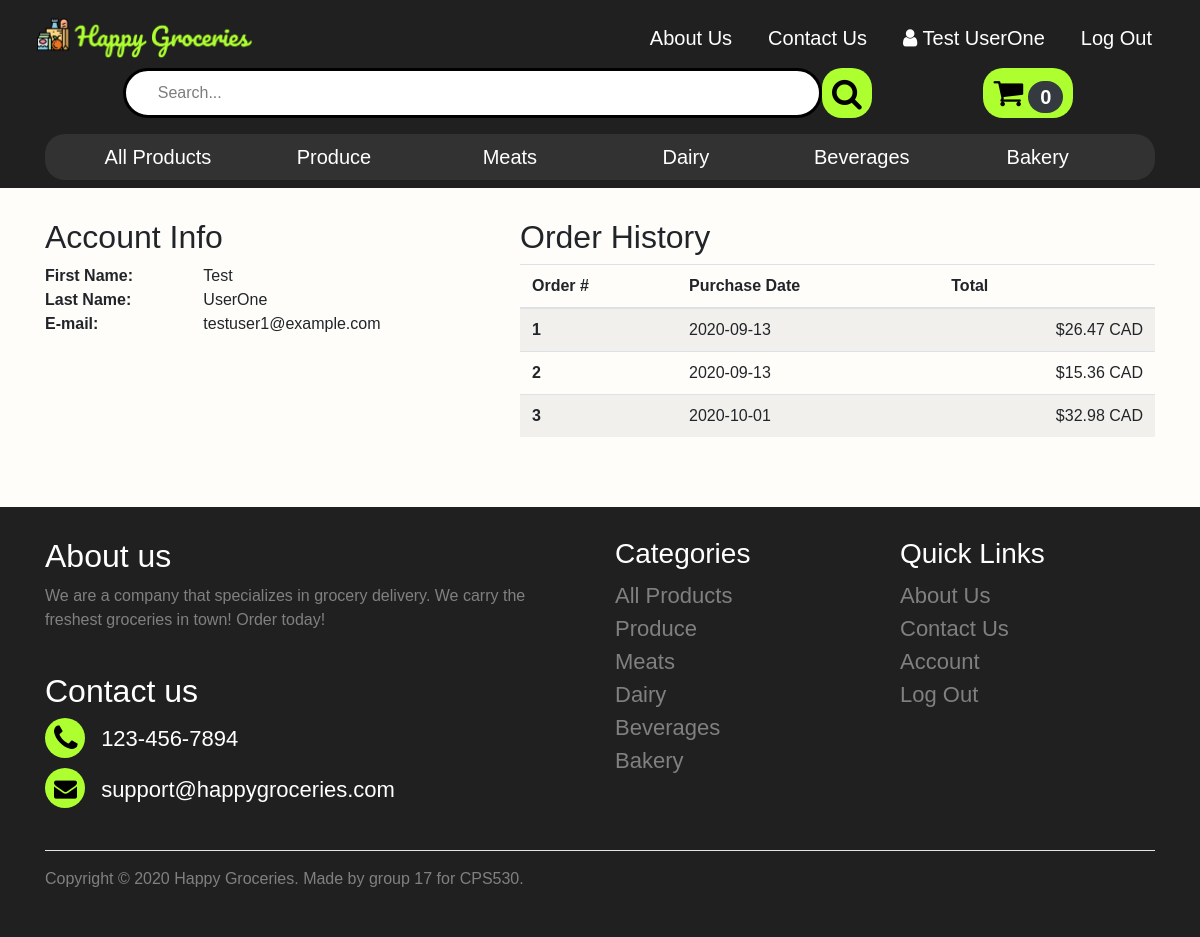
Screenshot of /index.php?page=account (signed in) with the database file from the repository.
### tables this page shows
CREATE TABLE Orders (
    id INT NOT NULL AUTO_INCREMENT PRIMARY KEY,
    email VARCHAR(100) NOT NULL,
    purchase_date DATE NOT NULL,
    total FLOAT NOT NULL
);

### public/account.php (the view, shortened to what this page needs)
<?php
$order_results = mysqli_query($conn, "SELECT * FROM Orders WHERE email='{$_SESSION['user']['email']}'");
?>
<div class="container custom-page" style="min-height: 0px;">
    <div class="row">
        <div class="col-5">
            <h2>Account Info</h2>
            <div class="row">
                <div class="col-4"><b>First Name:</b></div>
                <div class="col"><?= "{$_SESSION['user']['fname']}" ?></div>
            </div>
            <div class="row">
                <div class="col-4"><b>Last Name:</b></div>
                <div class="col"><?= "{$_SESSION['user']['lname']}" ?></div>
            </div>
            <div class="row">
                <div class="col-4"><b>E-mail:</b></div>
                <div class="col"><?= $_SESSION['user']['email'] ?></div>
            </div>
        </div>
        <div class="col">
            <h2>Order History</h2>
            <?php if (mysqli_num_rows($order_results) === 0) : ?>
                <b>No orders exist</b>
            <?php else : ?>
                <table class="table table-striped">
                    <thead>
                        <tr>
                            <th scope="col">Order #</th>
                            <th scope="col">Purchase Date</th>
                            <th scope="col">Total</th>
                        </tr>
                    </thead>
                    <tbody>
                        <?php while ($row = mysqli_fetch_assoc($order_results)) : ?>
                            <tr>
                                <th scope="row"><?= $row['id'] ?></th>
                                <td><?= $row['purchase_date'] ?></td>
                                <td style="text-align: right;">$<?= $row['total'] ?> CAD</td>
                            </tr>
                        <?php endwhile; ?>
                    </tbody>
                </table>
            <?php endif; ?>
        </div>
    </div>
    <br>
</div>

### templates/header.php (shortened to what this page needs)
    <head>
        <?php
        $assetPath = "assets";
        $templatePath = "../templates";
        ?>
        <link rel="stylesheet" href="https://cdn.jsdelivr.net/npm/bootstrap@4.5.3/dist/css/bootstrap.min.css">
        <link rel="stylesheet" href="https://cdnjs.cloudflare.com/ajax/libs/font-awesome/4.7.0/css/font-awesome.min.css">
        <link rel="stylesheet" href="<?= $assetPath?>/css/style.css">
    </head>
    <body>
        <?php include "$templatePath/navigation.php"?>
    </body>
</html>

### templates/navigation.php (shortened to what this page needs)
<nav class="navbar navbar-expand-lg sticky-top navbar-dark custom-nav">
    <div class="container">
        <div class="grid" style="width: 100%;">
            <div class="row">
                <a class="navbar-brand" href="?page=home">
                    <img id="logo" src="<?= $assetPath?>/img/flat-logo.png">
                </a>
                <div id="navbarItems" class="collapse navbar-collapse">
                    <div class="navbar-nav ml-auto">
                        <a href="?page=about" class="nav-item nav-link">About Us</a>
                        <a href="?page=contact" class="nav-item nav-link">Contact Us</a>
                        <?php if (empty($_SESSION['user'])): ?>
                            <a href="?page=signup" class="nav-item nav-link">Sign Up</a>
                            <a href="?page=login" class="nav-item nav-link">Log In</a>
                        <?php else: ?>
                            <a href="?page=account" class="nav-item nav-link"><i class="fa fa-user"></i> <?= "{$_SESSION['user']['fname']} {$_SESSION['user']['lname']}" ?></a>
                            <a href="?page=logout" class="nav-item nav-link">Log Out</a>
                        <?php endif; ?>
                    </div>
                </div>
            </div>
            <div style="display: flex;">
                <form style="width: 70%;" id="search-form" autocomplete="off" method="get">
                    <input id="search-bar" type="text" name="item" value="Search..." onfocus="focused()" onblur="unfocused()" style="color:rgb(125,125,125)">
                </form>
                <button class="custom-btn" onclick="search()">
                    <i class="fa fa-search fa-2x"></i>
                </button>
                <a class="custom-btn ml-auto mr-auto d-flex align-items-center" href='?page=cart'>
                    <i class="fa fa-shopping-cart fa-2x"><span id="cart-badge" class="badge badge-pill cart-badge badge-dark"><?= count($_SESSION['cart'] ?? []) ?></span></i>
                </a>
            </div>
            <div>
                <div id="categoryItems" class="collapse navbar-collapse">
                    <div class="navbar-nav" style="width:100%">
                        <a id="firstCategoryItem" href="?page=products" class="nav-item nav-link <?=isset($_GET['page'])&&$_GET['page']=='products'&&!isset($_GET['category'])?'active-link':''?>">All Products</a>
                        <a href="?page=products&category=produce" class="nav-item nav-link <?=isset($_GET['category'])&&$_GET['category']=='produce'?'active-link':''?>">Produce</a>
                        <a href="?page=products&category=meats" class="nav-item nav-link <?=isset($_GET['category'])&&$_GET['category']=='meats'?'active-link':''?>">Meats</a>
                        <a href="?page=products&category=dairy" class="nav-item nav-link <?=isset($_GET['category'])&&$_GET['category']=='dairy'?'active-link':''?>">Dairy</a>
                        <a href="?page=products&category=beverages" class="nav-item nav-link <?=isset($_GET['category'])&&$_GET['category']=='beverages'?'active-link':''?>">Beverages</a>
                        <a href="?page=products&category=bakery" class="nav-item nav-link <?=isset($_GET['category'])&&$_GET['category']=='bakery'?'active-link':''?>">Bakery</a>
                    </div>
                </div>
            </div>
        </div>
    </div>
</nav>

### public/index.php (shortened to what this page needs)
<?php
$page = isset($_GET['page']) && file_exists($_GET['page'] . '.php') ? $_GET['page'] : 'home';
include '../templates/header.php';
echo "<div style='background-color: rgb(255,253,250);'>";
include $page . '.php';
echo "</div>";
include '../templates/footer.php';

### templates/footer.php
<footer class="custom-footer">
    <div class="container">
        <div class="row">
            <div class="col-sm-12 col-md-6">
                <h2>About us</h2>
                <p>
                    We are a company that specializes in grocery delivery.
                    We carry the freshest groceries in town! Order today!
                </p>
                <br>
                <h2>Contact us</h2>
                <ul class="icon-list">
                    <li><i class="custom-icon fa fa-phone fa-lg" style="font-size: 30px;"></i> 123-456-7894</li>
                    <li><i class="custom-icon fa fa-envelope" style="font-size: 23px;"></i> support@happygroceries.com</li>
                </ul>
            </div>
            <div class="col-6 col-md-3">
                <h3>Categories</h3>
                <a href="?page=products" class="footer-links">All Products</a>
                <a href="?page=products&category=produce" class="footer-links">Produce</a>
                <a href="?page=products&category=meats" class="footer-links">Meats</a>
                <a href="?page=products&category=dairy" class="footer-links">Dairy</a>
                <a href="?page=products&category=beverages" class="footer-links">Beverages</a>
                <a href="?page=products&category=bakery" class="footer-links">Bakery</a>
            </div>
            <div class="col-6 col-md-3">
                <h3>Quick Links</h3>
                <a href="?page=about" class="footer-links">About Us</a>
                <a href="?page=contact" class="footer-links">Contact Us</a>
                <?php if (empty($_SESSION['user'])): ?>
                    <a href="?page=signup" class="footer-links">Sign Up</a>
                    <a href="?page=login" class="footer-links">Log In</a>
                <?php else: ?>
                    <a href="?page=account" class="footer-links">Account</a>
                    <a href="?page=logout" class="footer-links">Log Out</a>
                <?php endif; ?>
            </div>
        </div>
        <hr>
        <p>
            Copyright &copy; 2020 Happy Groceries. Made by group 17 for CPS530.
        </p>
    </div>
</footer>

### public/assets/css/style.css (style rules this page uses)
img { width: 100%; }
body { font-family: Verdana, sans-serif; background-color: #202020; }
.custom-icon { height: 40px; width: 40px; padding:9px; margin-bottom:10px; border-radius: 50%; border: 0; margin-right: 10px; background-color: greenyellow; color: black; }
.icon-list { font-size: 22px; padding-left: 0px; list-style: none; text-decoration: none; list-style-type: none; }
.custom-nav { width: 100%; background-color: #202020; }
.navbar-collapse { text-align: center; }
#navbarItems a, #categoryItems a { color: white; font-size: 20px; }
#navbarItems > div > a { margin-left: 10px; margin-right: 10px; }
#categoryItems > div > a { width: 16.6%; }
#categoryItems { border-radius: 20px; padding: 0 25px; background-color: rgb(50,50,50); }
#logo { height: 50px; width: auto; }
#search-bar { width: 90%; height: 50px; border-radius: 25px; border: 3px solid black; padding-left: 2rem; display: block; margin-left: auto; }
.custom-btn, .custom-btn:active, .custom-btn:hover { height: 50px; background: greenyellow; padding: 10px; border-radius: 20px; margin-right: 30px; border: 0; color: black; text-decoration: none; }
.cart-badge { margin-left:5px; font-family:Verdana, sans-serif; font-size:20px; display:inline; }
.custom-footer { color: white; width: 100%; background-color: #202020; padding: 30px; }
.custom-footer p, span { color: gray }
.custom-footer hr { background-color: white; }
.footer-links { display: block; font-size: 22px; color: gray }
.custom-page { padding-top: 30px; padding-bottom: 30px; min-height: 700px; }

### rows the page displays
orders: id "1", purchase_date "2020-09-13", total "26.47"
orders: id "2", purchase_date "2020-09-13", total "15.36"
orders: id "3", purchase_date "2020-10-01", total "32.98"

### other values shown
$_SESSION['user']['fname'] "Test"
$_SESSION['user']['lname'] "UserOne"
count($_SESSION['cart'] ?? []) "0"
$_SESSION['user']['email'] "testuser1@example.com"
